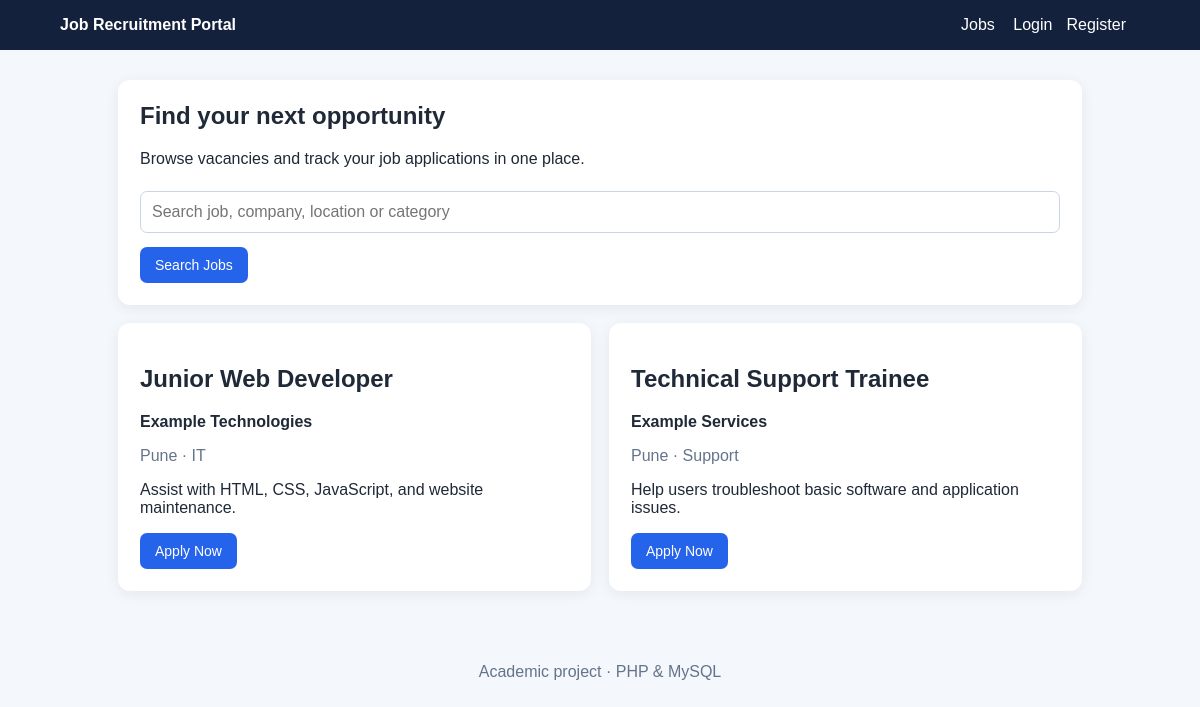
The page / on the database its author committed.
### tables this page shows
CREATE TABLE IF NOT EXISTS vacancies (
  id INT AUTO_INCREMENT PRIMARY KEY,
  title VARCHAR(150) NOT NULL,
  company VARCHAR(150) NOT NULL,
  location VARCHAR(120) NOT NULL,
  category VARCHAR(100) NOT NULL,
  description TEXT NOT NULL,
  is_active TINYINT(1) NOT NULL DEFAULT 1,
  created_at TIMESTAMP DEFAULT CURRENT_TIMESTAMP
);

### config.php (called while the page is built, shortened)
<?php
function e($value): string {
    return htmlspecialchars((string)$value, ENT_QUOTES, 'UTF-8');
}

### index.php (the view, shortened to what this page needs)
<?php
require_once 'config.php';
$q = trim($_GET['q'] ?? '');
$sql = "SELECT * FROM vacancies WHERE is_active=1";
$params = [];
$sql .= " ORDER BY created_at DESC";
$stmt = $pdo->prepare($sql); $stmt->execute($params); $jobs = $stmt->fetchAll();
include 'header.php';
?>
<main class="container">
<section class="hero"><h1>Find your next opportunity</h1><p>Browse vacancies and track your job applications in one place.</p>
<form method="get"><input name="q" placeholder="Search job, company, location or category" value="<?= e($q) ?>"><button>Search Jobs</button></form></section>
<div class="grid">
<?php foreach ($jobs as $job): ?><article class="card">
<h2><?= e($job['title']) ?></h2><p><strong><?= e($job['company']) ?></strong></p>
<p class="muted"><?= e($job['location']) ?> · <?= e($job['category']) ?></p>
<p><?= nl2br(e($job['description'])) ?></p>
<a class="btn" href="apply.php?id=<?= (int)$job['id'] ?>">Apply Now</a>
</article><?php endforeach; ?>
</div></main>
<?php include 'footer.php'; ?>

### header.php (shortened to what this page needs)
<?php require_once __DIR__ . '/config.php'; ?>
<!doctype html>
<html lang="en">
<head>
<title>Job Recruitment Portal</title><link rel="stylesheet" href="style.css">
</head>
<body>
<header>
  <strong><a href="index.php">Job Recruitment Portal</a></strong>
  <nav>
    <a href="index.php">Jobs</a>
    <?php if (!empty($_SESSION['user'])): ?>
      <a href="my_applications.php">My Applications</a>
      <?php if (($_SESSION['user']['role'] ?? '') === 'admin'): ?><a href="admin/index.php">Admin</a><?php endif; ?>
      <a href="logout.php">Logout (<?= e($_SESSION['user']['name']) ?>)</a>
    <?php else: ?>
      <a href="login.php">Login</a><a href="register.php">Register</a>
    <?php endif; ?>
  </nav>
</header>

### footer.php
<footer>Academic project · PHP &amp; MySQL</footer></body></html>

### style.css (style rules this page uses)
* { box-sizing:border-box }
body { margin:0;font-family:Arial,sans-serif;background:#f4f7fb;color:#1f2937 }
header { background:#14213d;color:#fff;padding:16px 5%;display:flex;justify-content:space-between;align-items:center;gap:16px;flex-wrap:wrap }
header a { color:#fff;text-decoration:none;margin-right:14px }
.container { max-width:1000px;margin:30px auto;padding:0 18px }
.hero,.card,.panel { background:#fff;border-radius:12px;padding:22px;margin-bottom:18px;box-shadow:0 3px 14px #17255412 }
.hero h1 { margin-top:0 }
.grid { display:grid;grid-template-columns:repeat(auto-fit,minmax(260px,1fr));gap:18px }
.btn,button { display:inline-block;background:#2563eb;color:white;border:0;border-radius:7px;padding:10px 15px;text-decoration:none;cursor:pointer;font-size:14px }
input,textarea,select { width:100%;padding:11px;margin:7px 0 14px;border:1px solid #cbd5e1;border-radius:7px;font:inherit }
small,.muted { color:#64748b }
footer { text-align:center;color:#64748b;padding:24px }

### rows shown on the page
vacancies: title "Junior Web Developer", company "Example Technologies", location "Pune", category "IT", description "Assist with HTML, CSS, JavaScript, and website maintenance."
vacancies: title "Technical Support Trainee", company "Example Services", location "Pune", category "Support", description "Help users troubleshoot basic software and application issues."
